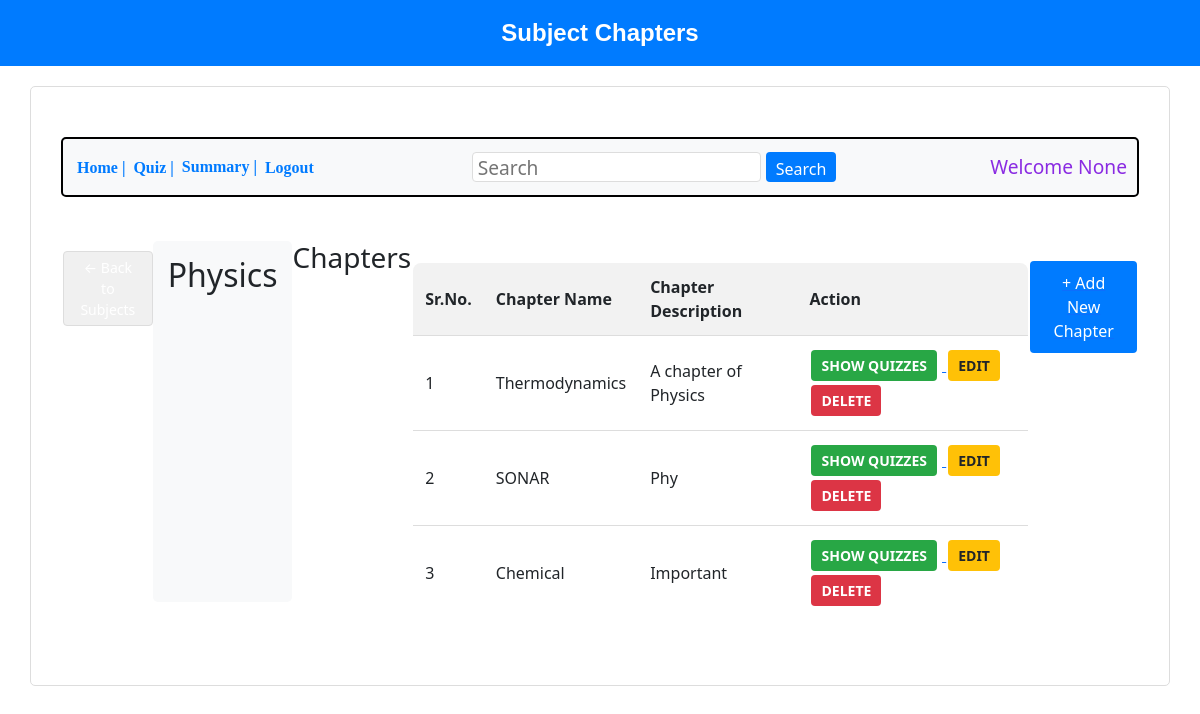
The app's page /show_chapters/1, older data.
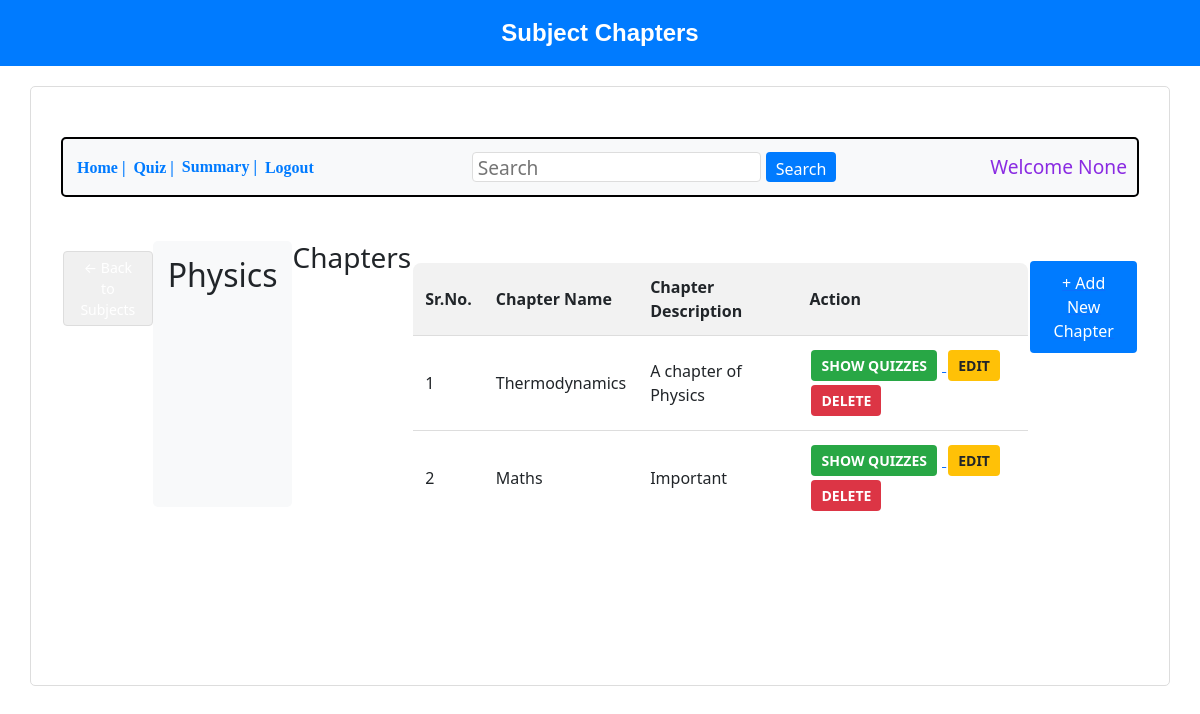
The same page, newer data.
### backend/models.py (models this page shows, shortened)
class Chapter(db.Model):
    __tablename__ = "chapters"
    id = db.Column(db.Integer, primary_key=True)
    name = db.Column(db.String, nullable=False)
    desc = db.Column(db.String, nullable=False)
    subject_id = db.Column(db.Integer, db.ForeignKey('subjects.id'), nullable=False)
    questions = db.relationship('Question', backref='chapter', lazy='dynamic')

### backend/controllers.py (the view)
@app.route("/show_chapters/<int:subject_id>")
def show_chapters(subject_id):
    subject = Subject.query.get_or_404(subject_id)
    chapters = Chapter.query.filter_by(subject_id=subject_id).all()
    return render_template("show_chapters.html",subject=subject, chapters=chapters, name=request.args.get('email'))

### templates/show_chapters.html (shortened to what this page needs)
<!DOCTYPE html>
<html lang="en">
<head>
    <link rel="stylesheet" href="/static/style.css">
    <link rel="stylesheet" href="https://cdnjs.cloudflare.com/ajax/libs/bootstrap/5.3.2/css/bootstrap.min.css">
</head>
<body>
    <header class="header2">Subject Chapters</header>
    <div class="bordertime">
        <div class="button-container">
            <a href="/admin_dash"><button class="nav-button">Home |</button></a>
            <a href="/quiz-mgmt"><button class="nav-button">Quiz |</button></a>
            <button class="nav-button">Summary |</button>
            <a href="/login"><button class="nav-button">Logout</button></a>
            <input class="search" type="search" placeholder="Search">
            <button class="searching">Search</button>
            <h4 class="text">Welcome {{ name }}</h4>
        </div>
        <div class="container mt-4">
            <a href="/admin_dash">
                <button class="back-btn">← Back to Subjects</button>
            </a>
            <div class="subject-info">
                <h2>{{ subject.name }}</h2>
            </div>
            <h3>Chapters</h3>
            {% if chapters %}
                <table class="chapter-table">
                    <thead>
                        <tr>
                            <th>Sr.No.</th>
                            <th>Chapter Name</th>
                            <th>Chapter Description</th>
                            <th>Action</th>
                        </tr>
                    </thead>
                    <tbody>
                        {% for chapter in chapters %}
                            <tr>
                                <td>{{ loop.index }}</td>
                                <td>{{ chapter.name }}</td>
                                <td>{{ chapter.desc }}</td>
                                <td>
                                    <a href="{{ url_for('show_quizzes', subject_id=subject.id, chapter_id=chapter.id) }}">
                                        <button class="action-btn show-btn">SHOW QUIZZES</button>
                                    </a>
                                    <button class="action-btn edit-btn" data-bs-toggle="modal"
                                            data-bs-target="#editChapterModal"
                                            data-chapter-id="{{ chapter.id }}"
                                            data-chapter-name="{{ chapter.name }}"
                                            data-chapter-desc="{{ chapter.desc }}">
                                        EDIT
                                    </button>
                                    <a href="{{ url_for('delete_chapter', chapter_id=chapter.id) }}"
                                       onclick="return confirm('Are you sure you want to delete this chapter?')">
                                        <button class="action-btn delete-btn">DELETE</button>
                                    </a>
                                </td>
                            </tr>
                        {% endfor %}
                    </tbody>
                </table>
            {% else %}
                <div class="no-chapters">
                    <h3>No Chapters available for this subject</h3>
                    <p>Click the button below to add a new chapter.</p>
                </div>
            {% endif %}
            <a href="{{ url_for('new_chapter', subject_id=subject.id) }}">
                <button type="button" class="add-chapter-btn">+ Add New Chapter</button>
            </a>
        </div>
    </div>
</body>
</html>

Row changes from the older to the newer data that the page shows:
removed Chapter: name "SONAR", desc "Phy"
removed Chapter: name "Chemical", desc "Important"
added Chapter: name "Maths", desc "Important"
